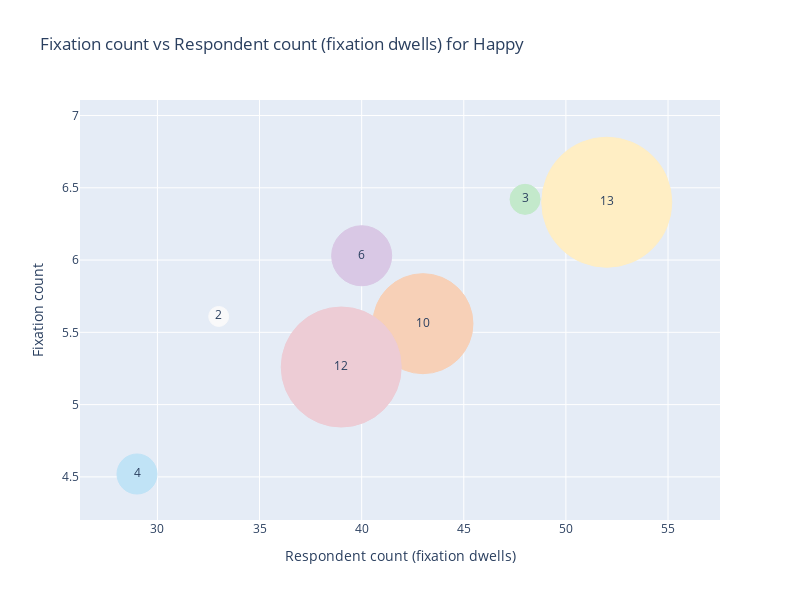
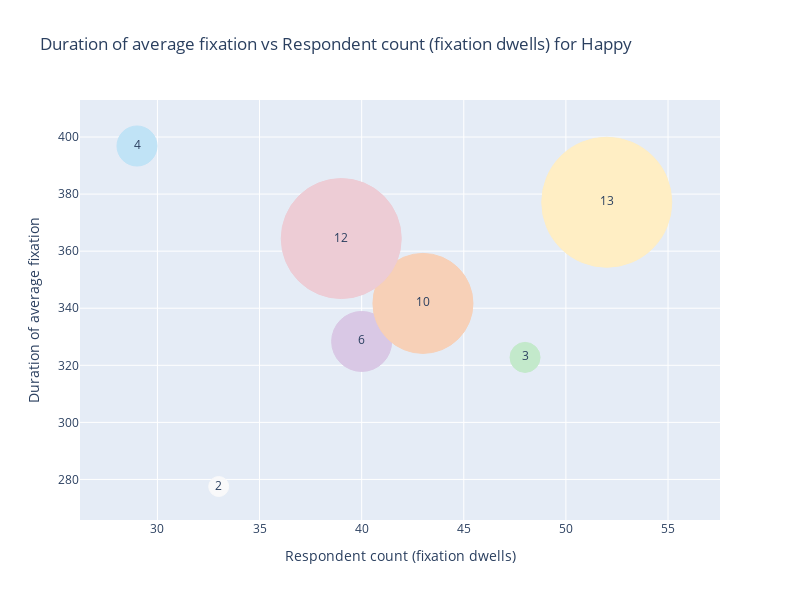
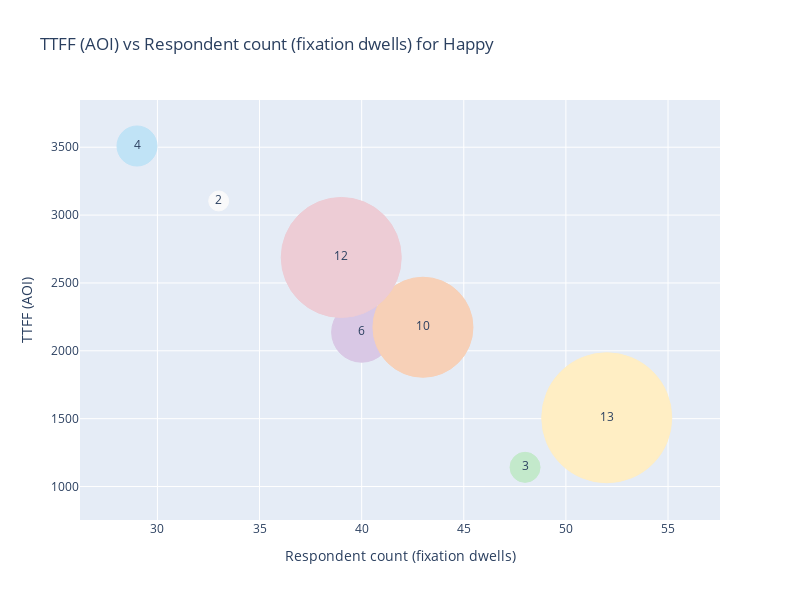
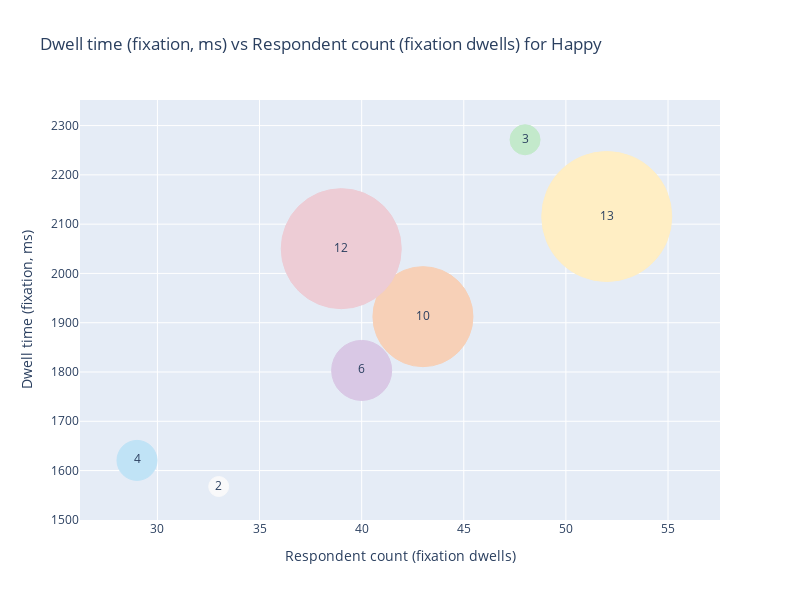

The notebook cell these images were saved under, in order:
### Markdown cell above
## Plot d'un graphe par emotion

### Code cell
import pathlib
import numpy as np
import matplotlib.pyplot as plt
import pandas as pd
from plotly.subplots import make_subplots
import plotly.graph_objects as go

current_directory = pathlib.Path.cwd()
parent_path = pathlib.Path(current_directory).parent
df = pd.read_excel(parent_path / "Results" / "Tableaux" / "Feelings" / "Feelings.xlsx", index_col=[0, 1])


feelings = list(df.index.get_level_values(0).unique())
colors = ["Reds", "Greens", "Oranges", "Yellows", "Whites", "Lavenders", "Blues"]
codes_hex = ["#EDCCD5", "#C3E9CB", "#F7D0B7", "#FFEEC4", "#F9F9FA", "#D9C8E5", "#C0E3F6"]
interesting_col = df.columns[[2,4,5,6]]



for feeling in feelings:
    df_feeling = df.loc[feeling, :]
    df_feeling["Code_hex"] = ""
    for i, color in enumerate(colors):
        df_feeling.loc[color, "Code_hex"] = codes_hex[i]

    # fig = make_subplots(rows=2, cols=2)

    # for i, col in enumerate(interesting_col):
    #     print(col)
        
    #     fig.add_trace(go.Scatter(
    #         y=df_feeling[f"{col}"], 
    #         x=df_feeling["Respondent count (fixation dwells)"], 
    #         mode="markers+text", 
    #         # marker_size=df_feeling["Choice"]
    #         text=df_feeling["Choice"],
    #         textposition="middle center",
    #         marker=dict(
    #             color=df_feeling["Code_hex"],
    #             opacity=1.0,
    #             # size=df_feeling["Choice"]*10,
    #             size=df_feeling["Choice"]*5,
    #             line=dict(
    #                 color=df_feeling["Code_hex"]
    #             )
    #             # size = 2.*max(df_feeling["Choice"].values)*10/(40.**2)
    #         )),
    #         row=i//2 + 1,
    #         col=i%2 + 1
    #     )

    #     fig.update_layout(
    #         height=800,
    #         width=1200
    #     )

    #     fig.update_xaxes(title_text="Respondent count (fixation dwells)", row=i//2 + 1, col=i%2 + 1)
    #     fig.update_yaxes(title_text=f"{col}", row=i//2 + 1, col=i%2 + 1)
        
    # fig.show()

    res_path = parent_path / "Results" / "Tableaux" / "Feelings" / "HTML"
    res_path.mkdir(parents=True, exist_ok=True)

    for i, col in enumerate(interesting_col):
        
        fig = go.Figure(data=[go.Scatter(
            y=df_feeling[f"{col}"], 
            x=df_feeling["Respondent count (fixation dwells)"], 
            mode="markers+text", 
            # marker_size=df_feeling["Choice"]
            text=df_feeling["Choice"],
            textposition="middle center",
            marker=dict(
                color=df_feeling["Code_hex"],
                opacity=1.0,
                size=df_feeling["Choice"]*10,
                line=dict(
                    color=df_feeling["Code_hex"]
                )
                # size = 2.*max(df_feeling["Choice"].values)*10/(40.**2)
            ))
        ])

        fig.update_layout(
            xaxis_title="Respondent count (fixation dwells)",
            yaxis_title=f"{col}",
            title=f"{col} vs Respondent count (fixation dwells) for {feeling}",
            height=600,
            width=800
        )
        
        fig.show()
        # fig.write_html(res_path / f"{feeling}_{col}_respondent_count.html")

### Figure 1 — Plotly figure (JSON) as saved in the notebook; plotly's stock layout.template omitted (floating-point values rounded to 4 significant figures)
{"data": [{"marker": {"color": ["#C0E3F6", "#C3E9CB", "#D9C8E5", "#F7D0B7", "#EDCCD5", "#F9F9FA", "#FFEEC4"], "line": {"color": ["#C0E3F6", "#C3E9CB", "#D9C8E5", "#F7D0B7", "#EDCCD5", "#F9F9FA", "#FFEEC4"]}, "opacity": 1, "size": [40, 30, 60, 100, 120, 20, 130]}, "mode": "markers+text", "text": [4.0, 3.0, 6.0, 10.0, 12.0, 2.0, 13.0], "textposition": "middle center", "type": "scatter", "x": [29, 48, 40, 43, 39, 33, 52], "y": [4.52, 6.42, 6.03, 5.56, 5.26, 5.61, 6.4]}], "layout": {"height": 600, "title": {"text": "Fixation count vs Respondent count (fixation dwells) for Happy"}, "width": 800, "xaxis": {"title": {"text": "Respondent count (fixation dwells)"}}, "yaxis": {"title": {"text": "Fixation count"}}}}

### Figure 2 — Plotly figure (JSON) as saved in the notebook; plotly's stock layout.template omitted (floating-point values rounded to 4 significant figures)
{"data": [{"marker": {"color": ["#C0E3F6", "#C3E9CB", "#D9C8E5", "#F7D0B7", "#EDCCD5", "#F9F9FA", "#FFEEC4"], "line": {"color": ["#C0E3F6", "#C3E9CB", "#D9C8E5", "#F7D0B7", "#EDCCD5", "#F9F9FA", "#FFEEC4"]}, "opacity": 1, "size": [40, 30, 60, 100, 120, 20, 130]}, "mode": "markers+text", "text": [4.0, 3.0, 6.0, 10.0, 12.0, 2.0, 13.0], "textposition": "middle center", "type": "scatter", "x": [29, 48, 40, 43, 39, 33, 52], "y": [396.9, 322.8, 328.4, 341.7, 364.4, 277.5, 377.1]}], "layout": {"height": 600, "title": {"text": "Duration of average fixation vs Respondent count (fixation dwells) for Happy"}, "width": 800, "xaxis": {"title": {"text": "Respondent count (fixation dwells)"}}, "yaxis": {"title": {"text": "Duration of average fixation"}}}}

### Figure 3 — Plotly figure (JSON) as saved in the notebook; plotly's stock layout.template omitted (floating-point values rounded to 4 significant figures)
{"data": [{"marker": {"color": ["#C0E3F6", "#C3E9CB", "#D9C8E5", "#F7D0B7", "#EDCCD5", "#F9F9FA", "#FFEEC4"], "line": {"color": ["#C0E3F6", "#C3E9CB", "#D9C8E5", "#F7D0B7", "#EDCCD5", "#F9F9FA", "#FFEEC4"]}, "opacity": 1, "size": [40, 30, 60, 100, 120, 20, 130]}, "mode": "markers+text", "text": [4.0, 3.0, 6.0, 10.0, 12.0, 2.0, 13.0], "textposition": "middle center", "type": "scatter", "x": [29, 48, 40, 43, 39, 33, 52], "y": [3509.0, 1141.0, 2137.0, 2173.0, 2688.0, 3104.0, 1507.0]}], "layout": {"height": 600, "title": {"text": "TTFF (AOI) vs Respondent count (fixation dwells) for Happy"}, "width": 800, "xaxis": {"title": {"text": "Respondent count (fixation dwells)"}}, "yaxis": {"title": {"text": "TTFF (AOI)"}}}}

### Figure 4 — Plotly figure (JSON) as saved in the notebook; plotly's stock layout.template omitted (floating-point values rounded to 4 significant figures)
{"data": [{"marker": {"color": ["#C0E3F6", "#C3E9CB", "#D9C8E5", "#F7D0B7", "#EDCCD5", "#F9F9FA", "#FFEEC4"], "line": {"color": ["#C0E3F6", "#C3E9CB", "#D9C8E5", "#F7D0B7", "#EDCCD5", "#F9F9FA", "#FFEEC4"]}, "opacity": 1, "size": [40, 30, 60, 100, 120, 20, 130]}, "mode": "markers+text", "text": [4.0, 3.0, 6.0, 10.0, 12.0, 2.0, 13.0], "textposition": "middle center", "type": "scatter", "x": [29, 48, 40, 43, 39, 33, 52], "y": [1621.0, 2271.0, 1803.0, 1912.0, 2050.0, 1568.0, 2116.0]}], "layout": {"height": 600, "title": {"text": "Dwell time (fixation, ms) vs Respondent count (fixation dwells) for Happy"}, "width": 800, "xaxis": {"title": {"text": "Respondent count (fixation dwells)"}}, "yaxis": {"title": {"text": "Dwell time (fixation, ms)"}}}}
